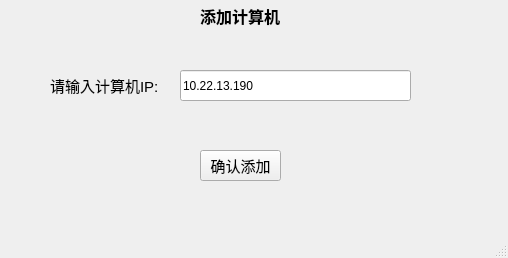
<?xml version="1.0" encoding="UTF-8"?>
<ui version="4.0">
 <class>AddComputer</class>
 <widget class="QMainWindow" name="AddComputer">
  <property name="geometry">
   <rect>
    <x>0</x>
    <y>0</y>
    <width>508</width>
    <height>258</height>
   </rect>
  </property>
  <property name="windowTitle">
   <string>添加计算机</string>
  </property>
  <widget class="QWidget" name="centralwidget">
   <widget class="QLabel" name="label">
    <property name="geometry">
     <rect>
      <x>200</x>
      <y>0</y>
      <width>101</width>
      <height>31</height>
     </rect>
    </property>
    <property name="font">
     <font>
      <pointsize>12</pointsize>
      <weight>75</weight>
      <bold>true</bold>
     </font>
    </property>
    <property name="text">
     <string>添加计算机</string>
    </property>
   </widget>
   <widget class="QLabel" name="label_2">
    <property name="geometry">
     <rect>
      <x>50</x>
      <y>70</y>
      <width>121</width>
      <height>31</height>
     </rect>
    </property>
    <property name="font">
     <font>
      <pointsize>11</pointsize>
     </font>
    </property>
    <property name="text">
     <string>请输入计算机IP:</string>
    </property>
   </widget>
   <widget class="QLineEdit" name="lineEdit">
    <property name="geometry">
     <rect>
      <x>180</x>
      <y>70</y>
      <width>231</width>
      <height>31</height>
     </rect>
    </property>
    <property name="text">
     <string>10.22.13.190</string>
    </property>
   </widget>
   <widget class="QPushButton" name="pushButton">
    <property name="geometry">
     <rect>
      <x>200</x>
      <y>150</y>
      <width>81</width>
      <height>31</height>
     </rect>
    </property>
    <property name="font">
     <font>
      <pointsize>11</pointsize>
     </font>
    </property>
    <property name="text">
     <string>确认添加</string>
    </property>
   </widget>
  </widget>
  <widget class="QMenuBar" name="menubar">
   <property name="geometry">
    <rect>
     <x>0</x>
     <y>0</y>
     <width>508</width>
     <height>23</height>
    </rect>
   </property>
  </widget>
  <widget class="QStatusBar" name="statusbar"/>
 </widget>
 <resources/>
 <connections/>
</ui>
